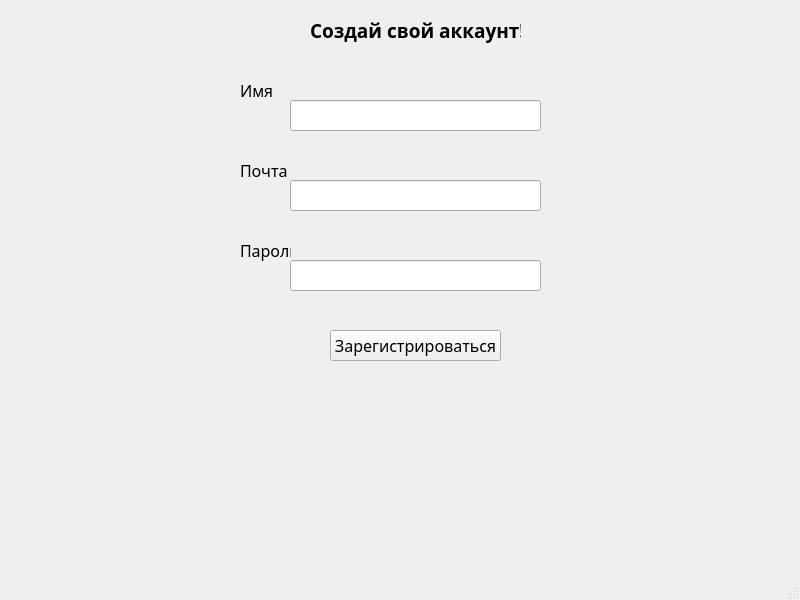
<?xml version="1.0" encoding="UTF-8"?>
<ui version="4.0">
 <class>MainWindow</class>
 <widget class="QMainWindow" name="MainWindow">
  <property name="geometry">
   <rect>
    <x>0</x>
    <y>0</y>
    <width>800</width>
    <height>600</height>
   </rect>
  </property>
  <property name="windowTitle">
   <string>MainWindow</string>
  </property>
  <widget class="QWidget" name="centralwidget">
   <widget class="QLabel" name="label">
    <property name="geometry">
     <rect>
      <x>310</x>
      <y>0</y>
      <width>211</width>
      <height>61</height>
     </rect>
    </property>
    <property name="font">
     <font>
      <family>Rockwell Extra Bold</family>
      <pointsize>14</pointsize>
      <weight>75</weight>
      <bold>true</bold>
     </font>
    </property>
    <property name="text">
     <string>Создай свой аккаунт!</string>
    </property>
   </widget>
   <widget class="QLineEdit" name="nameEdit">
    <property name="geometry">
     <rect>
      <x>290</x>
      <y>100</y>
      <width>251</width>
      <height>31</height>
     </rect>
    </property>
   </widget>
   <widget class="QLabel" name="label_2">
    <property name="geometry">
     <rect>
      <x>240</x>
      <y>80</y>
      <width>51</width>
      <height>21</height>
     </rect>
    </property>
    <property name="font">
     <font>
      <family>Franklin Gothic Medium Cond</family>
      <pointsize>12</pointsize>
     </font>
    </property>
    <property name="text">
     <string>Имя</string>
    </property>
   </widget>
   <widget class="QLabel" name="label_3">
    <property name="geometry">
     <rect>
      <x>240</x>
      <y>160</y>
      <width>51</width>
      <height>21</height>
     </rect>
    </property>
    <property name="font">
     <font>
      <family>Franklin Gothic Medium Cond</family>
      <pointsize>12</pointsize>
     </font>
    </property>
    <property name="text">
     <string>Почта</string>
    </property>
   </widget>
   <widget class="QLineEdit" name="mailEdit">
    <property name="geometry">
     <rect>
      <x>290</x>
      <y>180</y>
      <width>251</width>
      <height>31</height>
     </rect>
    </property>
   </widget>
   <widget class="QLineEdit" name="passwordEdit">
    <property name="geometry">
     <rect>
      <x>290</x>
      <y>260</y>
      <width>251</width>
      <height>31</height>
     </rect>
    </property>
   </widget>
   <widget class="QLabel" name="label_4">
    <property name="geometry">
     <rect>
      <x>240</x>
      <y>240</y>
      <width>51</width>
      <height>21</height>
     </rect>
    </property>
    <property name="font">
     <font>
      <family>Franklin Gothic Medium Cond</family>
      <pointsize>12</pointsize>
     </font>
    </property>
    <property name="text">
     <string>Пароль</string>
    </property>
   </widget>
   <widget class="QPushButton" name="reg_btn">
    <property name="geometry">
     <rect>
      <x>330</x>
      <y>330</y>
      <width>171</width>
      <height>31</height>
     </rect>
    </property>
    <property name="font">
     <font>
      <family>Rockwell Condensed</family>
      <pointsize>12</pointsize>
      <weight>50</weight>
      <bold>false</bold>
     </font>
    </property>
    <property name="text">
     <string>Зарегистрироваться</string>
    </property>
   </widget>
   <widget class="QLabel" name="errorLabel">
    <property name="geometry">
     <rect>
      <x>296</x>
      <y>50</y>
      <width>231</width>
      <height>31</height>
     </rect>
    </property>
    <property name="font">
     <font>
      <family>Rockwell Condensed</family>
      <pointsize>9</pointsize>
      <weight>75</weight>
      <bold>true</bold>
     </font>
    </property>
    <property name="text">
     <string/>
    </property>
   </widget>
  </widget>
  <widget class="QMenuBar" name="menubar">
   <property name="geometry">
    <rect>
     <x>0</x>
     <y>0</y>
     <width>800</width>
     <height>22</height>
    </rect>
   </property>
  </widget>
  <widget class="QStatusBar" name="statusbar"/>
 </widget>
 <resources/>
 <connections/>
</ui>
